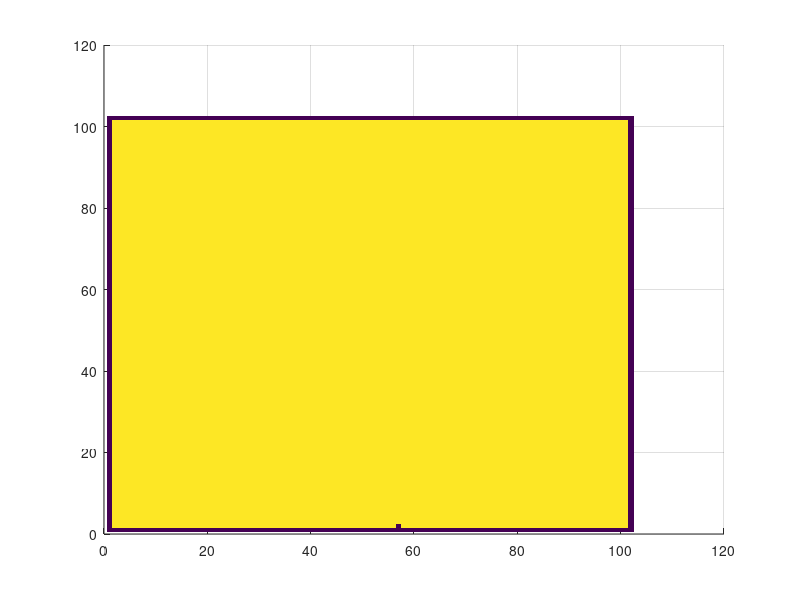

The MATLAB source for this figure:
% حالت معمولی 
clear;
clc;
hold all
tic
people = 100;
C=[];
for random_people = 1000:500:2100
count = 0;
time = 1;
percent_of_time = [];
for k=1:time
n = zeros(people + 2);
for i=1:random_people
    rng('shuffle')
    a=randi([2, people + 1]);
    b=randi([2, people + 1]);
    n(a,b)=1;
end
m=n;
time_out = 0;
while true
    for i=2:people + 1
       for j=2:people + 1
           sum = 0;
           sum = n(i+1,j)+n(i-1,j)+n(i,j+1)+n(i,j-1)+n(i+1,j+1)+n(i-1,j-1)+n(i+1,j-1)+n(i-1,j+1);
           r=rand;
           if r <= (sum/ 8)
               m(i,j)=1;
           end
       end
    end
    if m==n
        res_time = 0;
        for i=1:people + 1
            for j=1:people + 1
            res_time = res_time + m(i,j);
            end
        end
        percent_of_time(end+1) = (res_time/(people * people))*100;
        break
    end
    for i=2:people + 1
        for j=2:people + 1
            time_out = time_out + m(i,j);
        end
    end
    if time_out == (people * people)
        percent_of_time(end+1) = (time_out/(people * people))*100;
        count = count + 1;
        break
    else
        time_out=0;
    end
    n=m;
     grid on
     imagesc(m)
     pause(0.1)
end
end
%count
res = (count / time) * 100;
c=0;
for i=1:time
    c = c + percent_of_time(i)/100;
end
fprintf('If we do the test %d times with %d people and %d rumor spreader, %d percent of times, rumor spread in whole population.\n' , time, people*people, random_people, res)
fprintf('This stage includes an average of %d percent believers.\n' ,c )
end
toc